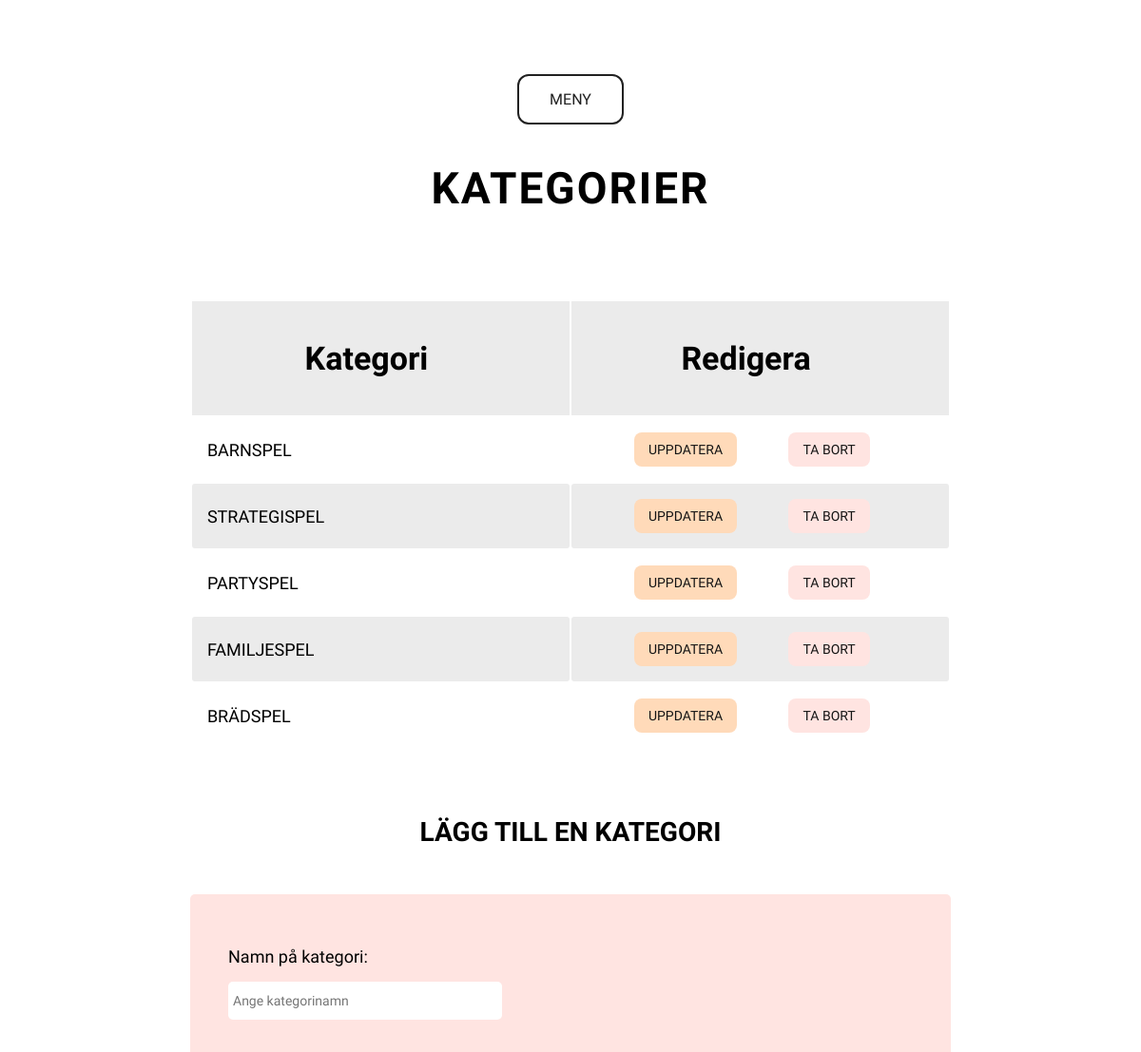
Page /admin/admin-category.php (upper part) on the earlier database version.
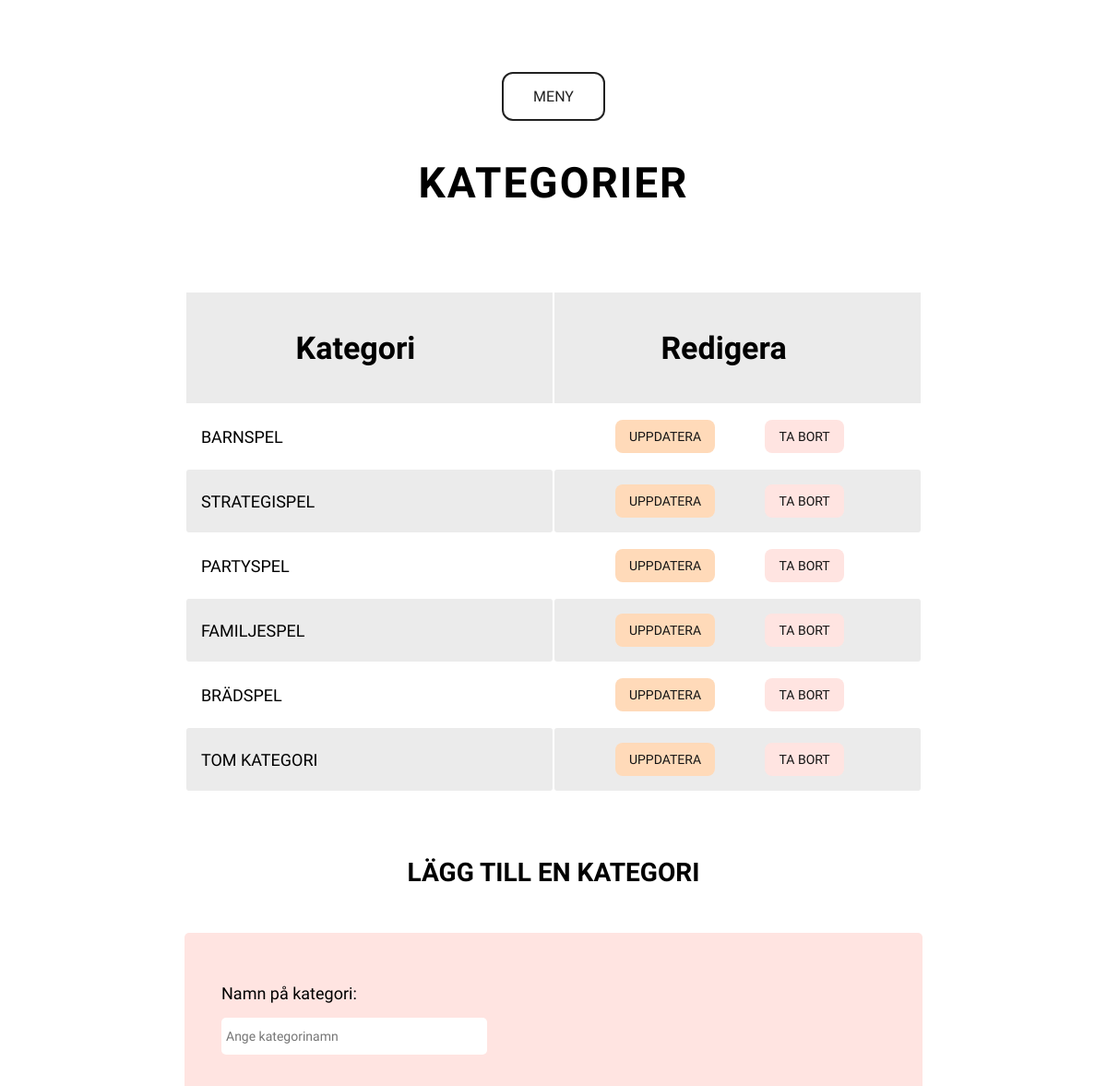
Same page on the later database version.
### tables this page shows
CREATE TABLE `webshop_categories` (
  `categoryid` int(11) NOT NULL,
  `category` varchar(100) NOT NULL,
  `image` varchar(200) NOT NULL
);

### admin/admin-category.php (the view, shortened to what this page needs)
<?php
require_once 'header.php';
require_once '../config/db.php';
$sql = "SELECT * FROM webshop_categories";
$stmt = $db->prepare($sql);
$stmt->execute();
$list = "<section class='table_categories-container'><table class='table_categories'><tr class='table_category-row' >
        <th class='table_category-head'>Kategori</th>
        <th class='table_category-head'>Redigera</th></tr>";
while($row = $stmt->fetch(PDO::FETCH_ASSOC)){
    $category = htmlspecialchars($row['category']);
    $id = htmlspecialchars($row['categoryid']);
    $list .= "<tr class='table_category-row'>
    <td class='table_category-cell'> $category</td>
    <td class='table_category-cell'><a href='admin-update-category.php?id=$id'>
                                    <button class='btn_update-category'>Uppdatera</button>
                                    </a>
                                    <a href='admin-delete-category.php?id=$id' onclick='return myFunction()' id='delete'>
                                    <button class='btn_delete-category'>Ta bort</button>
                                    </a></td></tr>";
    }
    $list .= '</table></section>';
    echo "<div class='page__backround'>
    <h1 class='category-head'>Kategorier</h1>";
    echo $list;
    require_once "admin-create-category.php";
 ?>
<?php
require_once "../footer.php"?>

Differences in the rows shown:
added webshop_categories: category "TOM KATEGORI"
